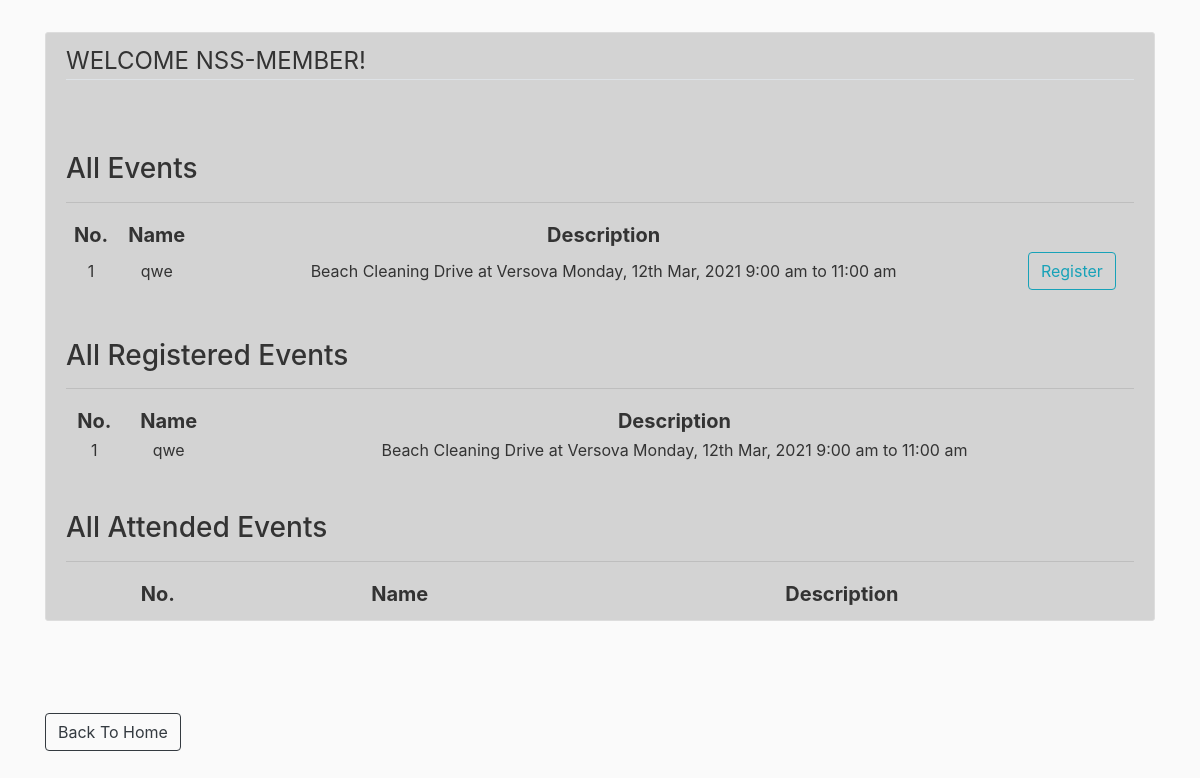
The app's page /nm_dashboard (signed in), older data.
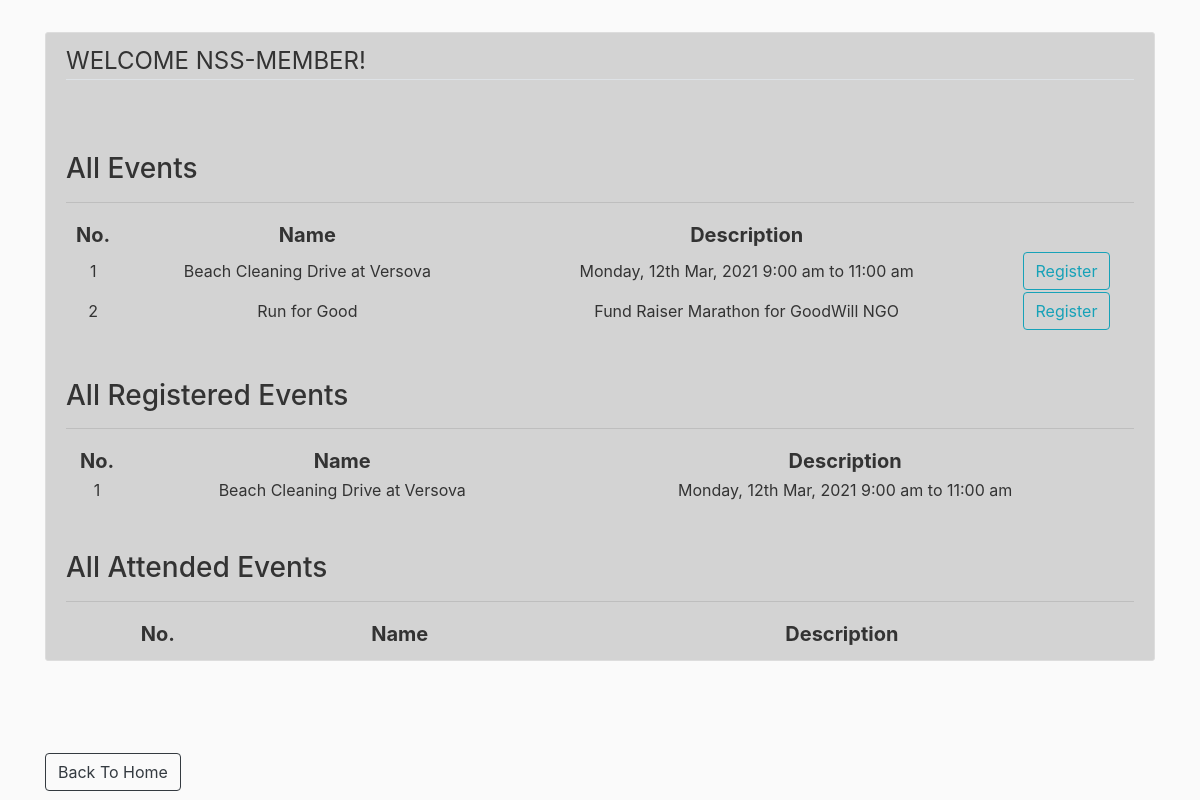
The same page, newer data.
### rbac/models.py (models this page shows)
class Event(db.Model):
    id = db.Column(db.Integer, primary_key=True)
    name = db.Column(db.String(50), unique=True)
    description = db.Column(db.String(200), unique=True, nullable=False)
    event_date = db.Column(db.DateTime, index=True, default=datetime.utcnow)
    status = db.Column(db.String(20), nullable=False, default=False) #0=not approved; 1=approved; 2=done
    users_attended = relationship("User", secondary="attendance") #event.users_attended
    users_registered = relationship("User", secondary="registration") #event.users_registered

### rbac/routes.py (the view)
@app.route('/nm_dashboard')
@login_required
def nm_dashboard():
    if get_role(current_user) != 'NM':
        return redirect(url_for('home'))
    events = Event.query.filter_by(status='1')
    return render_template('nm_dashboard.html',events=events,registered=current_user.events_registered,attended=current_user.events_attended)

### rbac/models.py (called while the page is built)
@login_manager.user_loader
def load_user(user_id):
    return User.query.get(int(user_id))

### rbac/templates/nm_dashboard.html (shortened to what this page needs)
{% extends "layout.html" %}
{% block content %}
<div class="content-section">
    <legend class="border-bottom mb-4">WELCOME NSS-MEMBER!</legend>
    <br><br>
    <h3>All Events</h3>
    <table style="width: 100%; text-align: center;">
        <tr style="font-size: 20px;">
                <th>No.</th>
                <th>Name</th>
                <th>Description</th>
                <th></th>
        </tr>
        <hr>
        {% for event in events %}
            <tr>
                <td>{{ loop.index }}</td>
                <td>{{ event.name }}</td>
                <td>{{ event.description }}</td>
                <td><a class="btn btn-outline-info" role="button" href="{{ url_for('register_event',eid=event.id,uid=current_user.id)}}">Register</a></td>
            </tr>
        {% endfor %}
    </table>
    <br><br>
    <h3>All Registered Events</h3>
    <table style="width: 100%; text-align: center;">
        <tr style="font-size: 20px;">
                <th>No.</th>
                <th>Name</th>
                <th>Description</th>
        </tr>
        <hr>
        {% for event in registered %}
            <tr>
                <td>{{ loop.index }}</td>
                <td>{{ event.name }}</td>
                <td>{{ event.description }}</td>
            </tr>
        {% endfor %}
    </table>
    <br><br>
    <h3>All Attended Events</h3>
    <table style="width: 100%; text-align: center;">
        <tr style="font-size: 20px;">
                <th>No.</th>
                <th>Name</th>
                <th>Description</th>
        </tr>
        <hr>
    </table>
    </div>
    <br><br><br>
    <a href="{{ url_for('home') }}" class="btn btn-outline-dark" >Back To Home</a>
{% endblock content %}

Row changes from the older to the newer data that the page shows:
changed Event: name "qwe" → "Beach Cleaning Drive at Versova"; description "Beach Cleaning Drive at Versova Monday, 12th Mar, 2021 9:00 am to 11:00 am" → "Monday, 12th Mar, 2021 9:00 am to 11:00 am"
now on this page (row edited): Event: name "Run for Good", description "Fund Raiser Marathon for GoodWill NGO", shown under "All Events"
